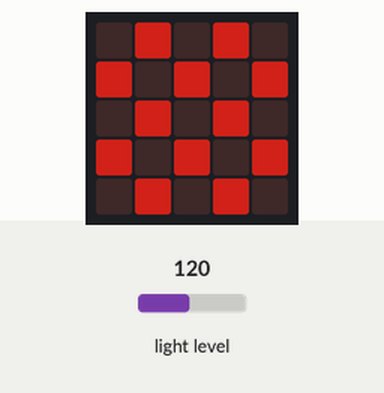
Bench run of a program on a simulated BBC micro:bit (MakeCode). Parts: the board's 5×5 LED display. The inputs (shaded band) are chosen by the test bench; at power-on: light level 120. Dim RGB values are drawn brighter than linear.

Above: at 1.2 s.
1.3 s: light level set to 128
At 2.8 s:
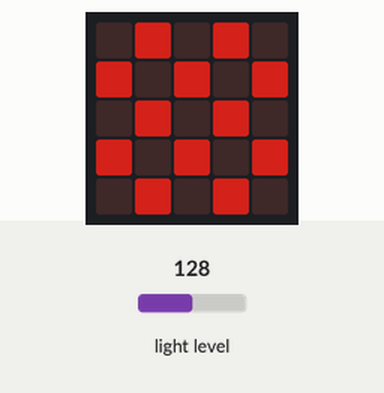
3.4 s: light level set to 5
At 4.9 s:
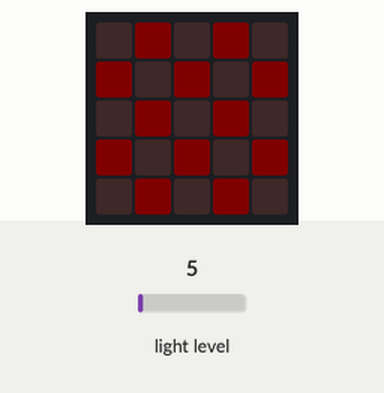
6.4 s: light level set to 191
At 7.8 s:
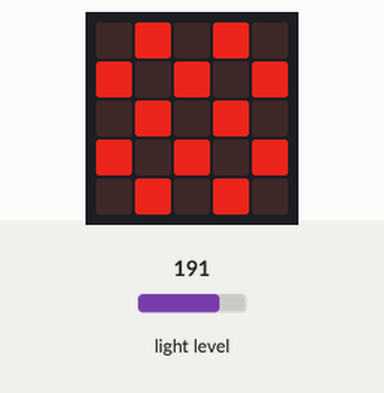
Timing chart, 0 to 9.4 s (numbered marks = the images above; inputs shaded):
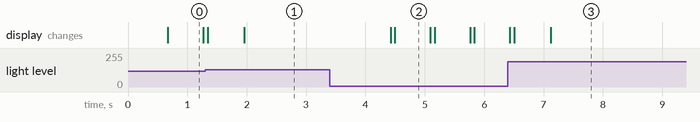

Measured:
- after the input at 1.3 s, the display: first differs from a run without the input after 0.66 s (image 1)
- after the input at 3.4 s, the display: first changes after 1.0 s (image 2 shows a later state)
- after the input at 6.4 s, the display: first differs from a run without the input after 0.73 s (image 3)
- what the display in image 0 shows lasts 0.6 s, from 0.7 s to 1.3 s

The program:

main.ts
```typescript
let BRILLO = 0
basic.forever(function () {
    led.setBrightness(BRILLO)
    BRILLO = input.lightLevel()
    if (input.lightLevel() < 125) {
        basic.showIcon(IconNames.Chessboard)
        basic.clearScreen()
        basic.pause(50)
    } else {
        basic.showIcon(IconNames.Chessboard)
    }
})
```

test.ts
```typescript
// aquí va el archivo "tests"; esto no se compilará cuando este paquete se utilice como una extensión.
```
